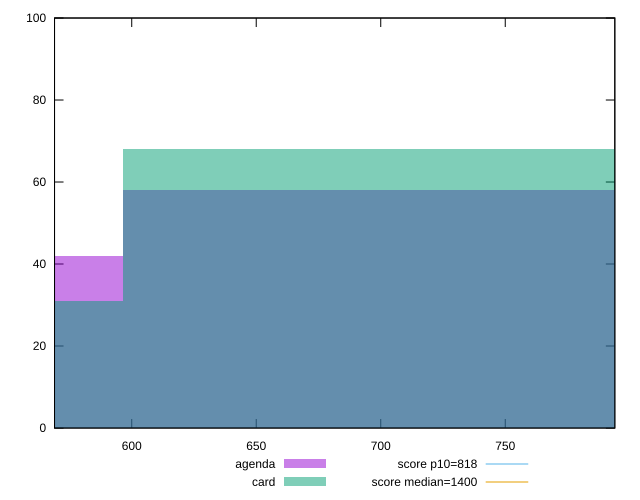

Here is the gnuplot script that generated this plot:
reset

$agenda <<EOF
715.7293958463665 58
477.15293056424434 42
EOF

$card <<EOF
715.7293958463665 68
477.15293056424434 31
EOF

set key outside below
set boxwidth 238.57646528212217
set xrange [569:794]
set yrange [0:100]
set trange [0:100]
set style fill transparent solid 0.5 noborder

set parametric
set terminal svg size 640, 500 enhanced background rgb 'white'
set output "reports/report_00027_2021-02-24T12-40-31.850Z/dom-size/comparison/histogram/1_vs_2.svg"

plot $agenda title "agenda" with boxes, \
     $card title "card" with boxes, \
     818,t title "score p10=818", \
     1400,t title "score median=1400"

reset
